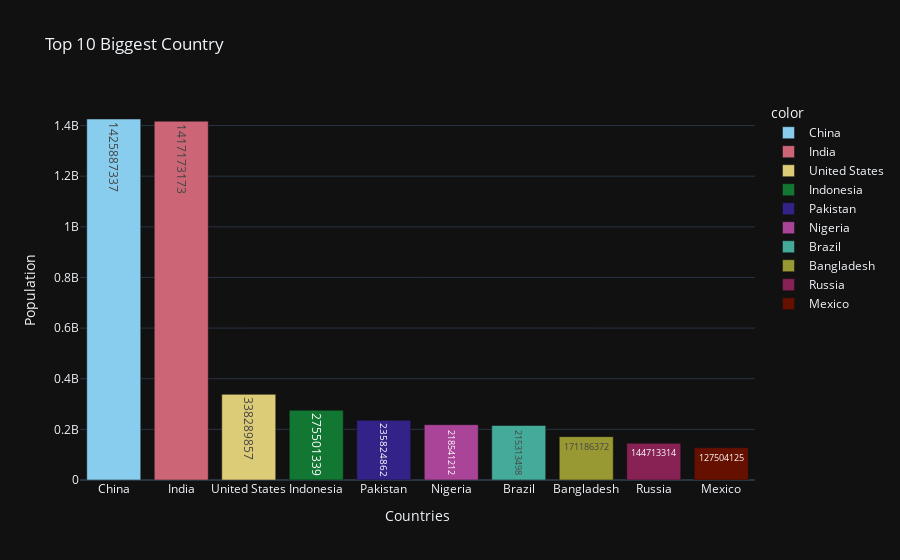
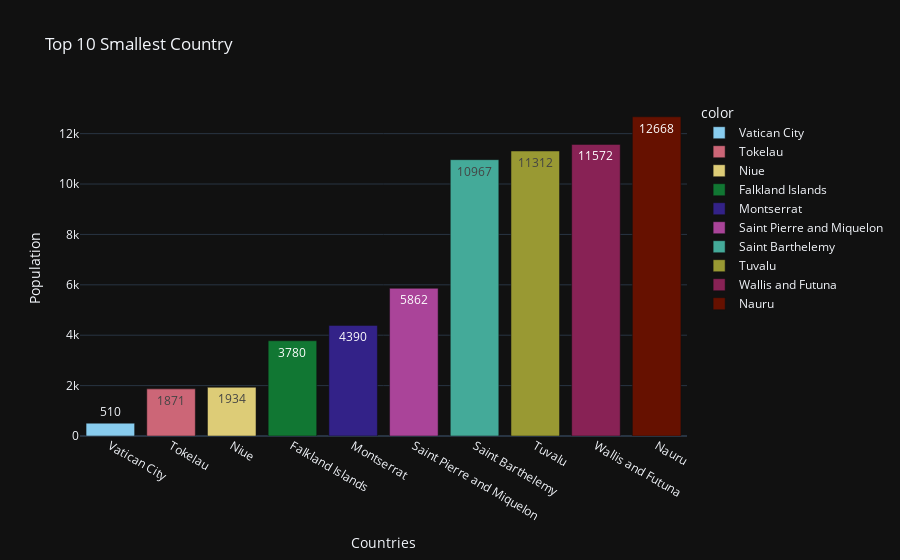

Notebook code for these charts, in order:
### Code cell
i=[0,1]
for x in i :
    title="Top 10 Smallest Country" if(x) else "Top 10 Biggest Country"
    top_most_population = df.groupby(by = 'Country')['2022'].sum().sort_values(ascending=x).head(10)
    fig=px.bar(x=top_most_population.index,
            y=top_most_population.values,
            color=top_most_population.index,
            color_discrete_sequence=px.colors.qualitative.Safe,
            text=top_most_population.values,
            title=title,
            template= 'plotly_dark')
    fig.update_layout(
    xaxis_title="Countries",
    yaxis_title="Population",)
    fig.show()

### Figure 1 — Plotly figure (JSON) as saved in the notebook; plotly's stock layout.template omitted (floating-point values rounded to 4 significant figures)
{"data": [{"alignmentgroup": "True", "hovertemplate": "color=China<br>x=%{x}<br>y=%{y}<br>text=%{text}<extra></extra>", "legendgroup": "China", "marker": {"color": "rgb(136, 204, 238)", "pattern": {"shape": ""}}, "name": "China", "offsetgroup": "China", "orientation": "v", "showlegend": true, "text": [1425887337], "textposition": "auto", "type": "bar", "x": ["China"], "xaxis": "x", "y": [1425887337], "yaxis": "y"}, {"alignmentgroup": "True", "hovertemplate": "color=India<br>x=%{x}<br>y=%{y}<br>text=%{text}<extra></extra>", "legendgroup": "India", "marker": {"color": "rgb(204, 102, 119)", "pattern": {"shape": ""}}, "name": "India", "offsetgroup": "India", "orientation": "v", "showlegend": true, "text": [1417173173], "textposition": "auto", "type": "bar", "x": ["India"], "xaxis": "x", "y": [1417173173], "yaxis": "y"}, {"alignmentgroup": "True", "hovertemplate": "color=United States<br>x=%{x}<br>y=%{y}<br>text=%{text}<extra></extra>", "legendgroup": "United States", "marker": {"color": "rgb(221, 204, 119)", "pattern": {"shape": ""}}, "name": "United States", "offsetgroup": "United States", "orientation": "v", "showlegend": true, "text": [338289857], "textposition": "auto", "type": "bar", "x": ["United States"], "xaxis": "x", "y": [338289857], "yaxis": "y"}, {"alignmentgroup": "True", "hovertemplate": "color=Indonesia<br>x=%{x}<br>y=%{y}<br>text=%{text}<extra></extra>", "legendgroup": "Indonesia", "marker": {"color": "rgb(17, 119, 51)", "pattern": {"shape": ""}}, "name": "Indonesia", "offsetgroup": "Indonesia", "orientation": "v", "showlegend": true, "text": [275501339], "textposition": "auto", "type": "bar", "x": ["Indonesia"], "xaxis": "x", "y": [275501339], "yaxis": "y"}, {"alignmentgroup": "True", "hovertemplate": "color=Pakistan<br>x=%{x}<br>y=%{y}<br>text=%{text}<extra></extra>", "legendgroup": "Pakistan", "marker": {"color": "rgb(51, 34, 136)", "pattern": {"shape": ""}}, "name": "Pakistan", "offsetgroup": "Pakistan", "orientation": "v", "showlegend": true, "text": [235824862], "textposition": "auto", "type": "bar", "x": ["Pakistan"], "xaxis": "x", "y": [235824862], "yaxis": "y"}, {"alignmentgroup": "True", "hovertemplate": "color=Nigeria<br>x=%{x}<br>y=%{y}<br>text=%{text}<extra></extra>", "legendgroup": "Nigeria", "marker": {"color": "rgb(170, 68, 153)", "pattern": {"shape": ""}}, "name": "Nigeria", "offsetgroup": "Nigeria", "orientation": "v", "showlegend": true, "text": [218541212], "textposition": "auto", "type": "bar", "x": ["Nigeria"], "xaxis": "x", "y": [218541212], "yaxis": "y"}, {"alignmentgroup": "True", "hovertemplate": "color=Brazil<br>x=%{x}<br>y=%{y}<br>text=%{text}<extra></extra>", "legendgroup": "Brazil", "marker": {"color": "rgb(68, 170, 153)", "pattern": {"shape": ""}}, "name": "Brazil", "offsetgroup": "Brazil", "orientation": "v", "showlegend": true, "text": [215313498], "textposition": "auto", "type": "bar", "x": ["Brazil"], "xaxis": "x", "y": [215313498], "yaxis": "y"}, {"alignmentgroup": "True", "hovertemplate": "color=Bangladesh<br>x=%{x}<br>y=%{y}<br>text=%{text}<extra></extra>", "legendgroup": "Bangladesh", "marker": {"color": "rgb(153, 153, 51)", "pattern": {"shape": ""}}, "name": "Bangladesh", "offsetgroup": "Bangladesh", "orientation": "v", "showlegend": true, "text": [171186372], "textposition": "auto", "type": "bar", "x": ["Bangladesh"], "xaxis": "x", "y": [171186372], "yaxis": "y"}, {"alignmentgroup": "True", "hovertemplate": "color=Russia<br>x=%{x}<br>y=%{y}<br>text=%{text}<extra></extra>", "legendgroup": "Russia", "marker": {"color": "rgb(136, 34, 85)", "pattern": {"shape": ""}}, "name": "Russia", "offsetgroup": "Russia", "orientation": "v", "showlegend": true, "text": [144713314], "textposition": "auto", "type": "bar", "x": ["Russia"], "xaxis": "x", "y": [144713314], "yaxis": "y"}, {"alignmentgroup": "True", "hovertemplate": "color=Mexico<br>x=%{x}<br>y=%{y}<br>text=%{text}<extra></extra>", "legendgroup": "Mexico", "marker": {"color": "rgb(102, 17, 0)", "pattern": {"shape": ""}}, "name": "Mexico", "offsetgroup": "Mexico", "orientation": "v", "showlegend": true, "text": [127504125], "textposition": "auto", "type": "bar", "x": ["Mexico"], "xaxis": "x", "y": [127504125], "yaxis": "y"}], "layout": {"barmode": "relative", "legend": {"title": {"text": "color"}, "tracegroupgap": 0}, "title": {"text": "Top 10 Biggest Country"}, "xaxis": {"anchor": "y", "domain": [0, 1], "title": {"text": "Countries"}}, "yaxis": {"anchor": "x", "domain": [0, 1], "title": {"text": "Population"}}}}

### Figure 2 — Plotly figure (JSON) as saved in the notebook; plotly's stock layout.template omitted (floating-point values rounded to 4 significant figures)
{"data": [{"alignmentgroup": "True", "hovertemplate": "color=Vatican City<br>x=%{x}<br>y=%{y}<br>text=%{text}<extra></extra>", "legendgroup": "Vatican City", "marker": {"color": "rgb(136, 204, 238)", "pattern": {"shape": ""}}, "name": "Vatican City", "offsetgroup": "Vatican City", "orientation": "v", "showlegend": true, "text": [510], "textposition": "auto", "type": "bar", "x": ["Vatican City"], "xaxis": "x", "y": [510], "yaxis": "y"}, {"alignmentgroup": "True", "hovertemplate": "color=Tokelau<br>x=%{x}<br>y=%{y}<br>text=%{text}<extra></extra>", "legendgroup": "Tokelau", "marker": {"color": "rgb(204, 102, 119)", "pattern": {"shape": ""}}, "name": "Tokelau", "offsetgroup": "Tokelau", "orientation": "v", "showlegend": true, "text": [1871], "textposition": "auto", "type": "bar", "x": ["Tokelau"], "xaxis": "x", "y": [1871], "yaxis": "y"}, {"alignmentgroup": "True", "hovertemplate": "color=Niue<br>x=%{x}<br>y=%{y}<br>text=%{text}<extra></extra>", "legendgroup": "Niue", "marker": {"color": "rgb(221, 204, 119)", "pattern": {"shape": ""}}, "name": "Niue", "offsetgroup": "Niue", "orientation": "v", "showlegend": true, "text": [1934], "textposition": "auto", "type": "bar", "x": ["Niue"], "xaxis": "x", "y": [1934], "yaxis": "y"}, {"alignmentgroup": "True", "hovertemplate": "color=Falkland Islands<br>x=%{x}<br>y=%{y}<br>text=%{text}<extra></extra>", "legendgroup": "Falkland Islands", "marker": {"color": "rgb(17, 119, 51)", "pattern": {"shape": ""}}, "name": "Falkland Islands", "offsetgroup": "Falkland Islands", "orientation": "v", "showlegend": true, "text": [3780], "textposition": "auto", "type": "bar", "x": ["Falkland Islands"], "xaxis": "x", "y": [3780], "yaxis": "y"}, {"alignmentgroup": "True", "hovertemplate": "color=Montserrat<br>x=%{x}<br>y=%{y}<br>text=%{text}<extra></extra>", "legendgroup": "Montserrat", "marker": {"color": "rgb(51, 34, 136)", "pattern": {"shape": ""}}, "name": "Montserrat", "offsetgroup": "Montserrat", "orientation": "v", "showlegend": true, "text": [4390], "textposition": "auto", "type": "bar", "x": ["Montserrat"], "xaxis": "x", "y": [4390], "yaxis": "y"}, {"alignmentgroup": "True", "hovertemplate": "color=Saint Pierre and Miquelon<br>x=%{x}<br>y=%{y}<br>text=%{text}<extra></extra>", "legendgroup": "Saint Pierre and Miquelon", "marker": {"color": "rgb(170, 68, 153)", "pattern": {"shape": ""}}, "name": "Saint Pierre and Miquelon", "offsetgroup": "Saint Pierre and Miquelon", "orientation": "v", "showlegend": true, "text": [5862], "textposition": "auto", "type": "bar", "x": ["Saint Pierre and Miquelon"], "xaxis": "x", "y": [5862], "yaxis": "y"}, {"alignmentgroup": "True", "hovertemplate": "color=Saint Barthelemy<br>x=%{x}<br>y=%{y}<br>text=%{text}<extra></extra>", "legendgroup": "Saint Barthelemy", "marker": {"color": "rgb(68, 170, 153)", "pattern": {"shape": ""}}, "name": "Saint Barthelemy", "offsetgroup": "Saint Barthelemy", "orientation": "v", "showlegend": true, "text": [10967], "textposition": "auto", "type": "bar", "x": ["Saint Barthelemy"], "xaxis": "x", "y": [10967], "yaxis": "y"}, {"alignmentgroup": "True", "hovertemplate": "color=Tuvalu<br>x=%{x}<br>y=%{y}<br>text=%{text}<extra></extra>", "legendgroup": "Tuvalu", "marker": {"color": "rgb(153, 153, 51)", "pattern": {"shape": ""}}, "name": "Tuvalu", "offsetgroup": "Tuvalu", "orientation": "v", "showlegend": true, "text": [11312], "textposition": "auto", "type": "bar", "x": ["Tuvalu"], "xaxis": "x", "y": [11312], "yaxis": "y"}, {"alignmentgroup": "True", "hovertemplate": "color=Wallis and Futuna<br>x=%{x}<br>y=%{y}<br>text=%{text}<extra></extra>", "legendgroup": "Wallis and Futuna", "marker": {"color": "rgb(136, 34, 85)", "pattern": {"shape": ""}}, "name": "Wallis and Futuna", "offsetgroup": "Wallis and Futuna", "orientation": "v", "showlegend": true, "text": [11572], "textposition": "auto", "type": "bar", "x": ["Wallis and Futuna"], "xaxis": "x", "y": [11572], "yaxis": "y"}, {"alignmentgroup": "True", "hovertemplate": "color=Nauru<br>x=%{x}<br>y=%{y}<br>text=%{text}<extra></extra>", "legendgroup": "Nauru", "marker": {"color": "rgb(102, 17, 0)", "pattern": {"shape": ""}}, "name": "Nauru", "offsetgroup": "Nauru", "orientation": "v", "showlegend": true, "text": [12668], "textposition": "auto", "type": "bar", "x": ["Nauru"], "xaxis": "x", "y": [12668], "yaxis": "y"}], "layout": {"barmode": "relative", "legend": {"title": {"text": "color"}, "tracegroupgap": 0}, "title": {"text": "Top 10 Smallest Country"}, "xaxis": {"anchor": "y", "domain": [0, 1], "title": {"text": "Countries"}}, "yaxis": {"anchor": "x", "domain": [0, 1], "title": {"text": "Population"}}}}
